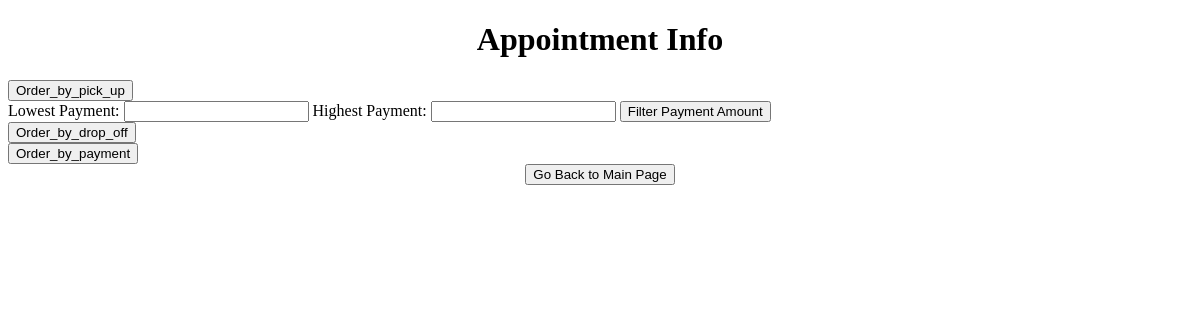
Page /Myappointment_d/2 on the earlier database version.
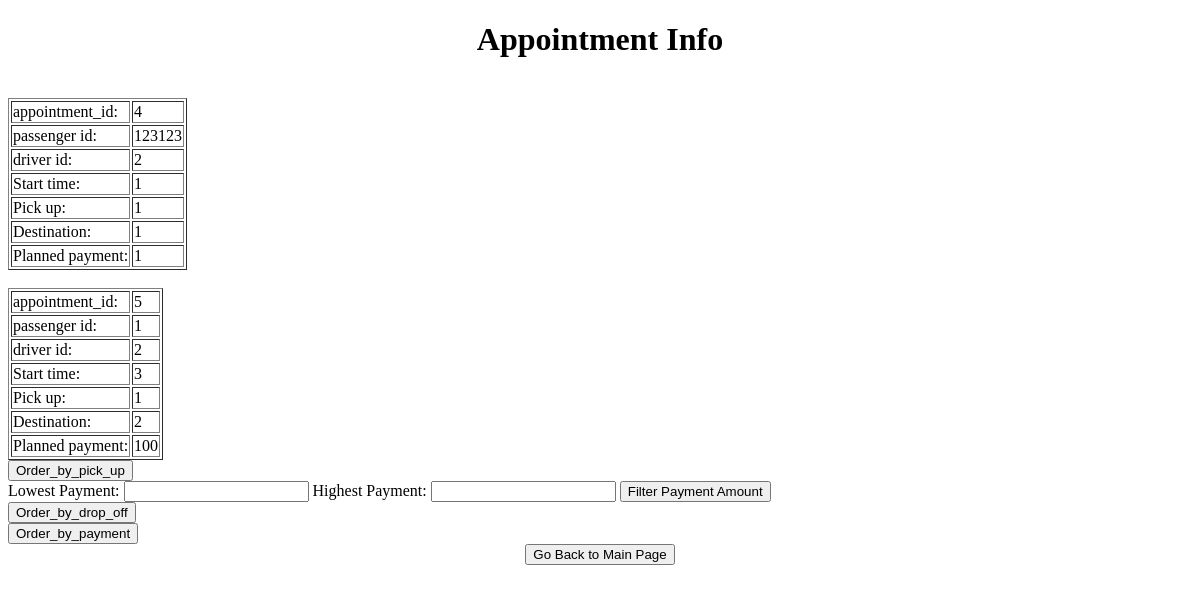
Same page on the later database version.
### app.py (models this page shows, shortened)
class Appointment(db.Model):
    a_id = db.Column(db.Integer, primary_key=True, autoincrement=True)
    d_id = db.Column(db.Integer, db.ForeignKey('driver.d_id'))
    p_id = db.Column(db.Integer, db.ForeignKey('passenger.d_id'))
    planned_pickup = db.Column(db.String(200), default='')
    planned_destination = db.Column(db.String(200), default='')
    planned_start_time = db.Column(db.String(200), default='')
    planned_payment_amount = db.Column(db.Integer)
    accept = db.Column(db.Boolean, default=False)
    done = db.Column(db.Boolean, default=False)

### app.py (the view, shortened to what this page needs)
@app.route('/Myappointment_d/<int:id>', methods=['GET','POST'])
def Appointment_driver(id):
    if request.method == 'GET':
        appointments = Appointment.query.filter_by(d_id=id).all()
        return render_template('MyAppointment_d.html', tasks=appointments, id = id)

### templates/MyAppointment_d.html (shortened to what this page needs)
{% extends 'base.html' %}
{% block body %}
<div class="content">
    <h1 style="text-align: center">Appointment Info</h1>
    {% for task in tasks %}
    <table border="1">
        <br>
        <tr>
            <td>appointment_id: </td>
            <td>{{ task.a_id }}</td>
        </tr>
        <tr>
            <td>passenger id: </td>
            <td>{{ task.p_id }}</td>
        </tr>
        <tr>
            <td>driver id: </td>
            <td>{{ task.d_id }}</td>
        </tr>
        <tr>
            <td>Start time: </td>
            <td>{{ task.planned_start_time }}</td>
        </tr>
        <tr>
            <td>Pick up: </td>
            <td>{{ task.planned_pickup }}</td>
        </tr>
        <tr>
            <td>Destination: </td>
            <td>{{ task.planned_destination }}</td>
        </tr>
        <tr>
            <td>Planned payment: </td>
            <td>{{ task.planned_payment_amount }}</td>
        </tr>
    </table>
    {% endfor %}
    <form action="/Myappointment_d/{{id}}" method="POST">
        <div class="form">
            <input type="submit" name="btn" value="Order_by_pick_up">
        </div>
        <div class="form">
            <tr>
                Lowest Payment:
            </tr>
            <input type="text" name="Lowest Payment">
            <tr>
                Highest Payment:
            </tr>
            <input type="text" name="Highest Payment">
            <tr>
            <input type="submit" name="btn" value="Filter Payment Amount">
        </div>
        <div class="form">
            <input type="submit" name="btn" value="Order_by_drop_off">
        </div>
        <div class="form">
            <input type="submit" name="btn" value="Order_by_payment">
        </div>
    </form>
    <center>     <form action="/homepage_d/{{id}}">
        <input type="submit" value="Go Back to Main Page" />
    </form>  </center>
    </div>
{% endblock %}

Differences in the rows shown:
now on this page (row edited): Appointment: a_id "4", p_id "123123", d_id "2", planned_start_time "1", planned_pickup "1", planned_destination "1", planned_payment_amount "1"
added Appointment: a_id "5", p_id "1", d_id "2", planned_start_time "3", planned_pickup "1", planned_destination "2", planned_payment_amount "100"
